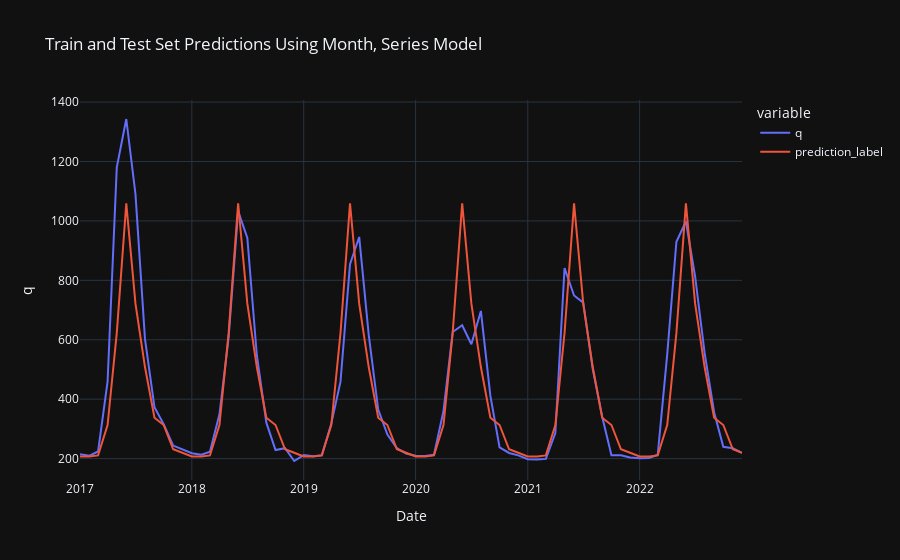

Here is the notebook cell this chart was saved with:
### Markdown cell above
### 3.1.3 Experiment 2: Series and Month

### Code cell
reg_exp_month_series = RegressionExperiment()
reg_exp_month_series.setup(data_prep, 
        target = "q", 
        data_split_shuffle = False, 
        fold_strategy = "timeseries",
        numeric_features = ['Series'],
        categorical_features=['Month'],
        ignore_features=['Year','scf_lag1','q_lag_12','q_lag_6','q_lag_3', 'd_q', 'd_scf_lag1',
                         'd2_scf_lag1', 'd3_scf_lag1'],
        train_size=0.7272727272727273,
        date_features=['date'],
        transform_target = False,
        session_id = 123,
        log_experiment=True,
        experiment_name='reg_exp_month_series')

# COMPARE MODELS
reg_model_month_series_best = reg_exp_month_series.compare_models()
reg_model_month_series_best
# TRAIN SET PREDICTIONS
predictions = reg_exp_month_series.predict_model(reg_model_month_series_best)
predictions['date'] = pd.date_range(start='2017-01-01', end = '2022-12-01', freq = 'MS')
predictions_inversed = inverse_transform_and_zscore(predictions, ['q','prediction_label'], transform_dict)
px.line(predictions_inversed, x='date', y=["q", "prediction_label"], template = 'plotly_dark', 
        title='Train and Test Set Predictions Using Month, Series Model', labels={'date':'Date', 'value':'q'})
